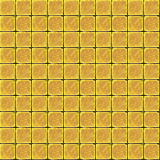

Below is a game level as drawn by its tile map, then a one-line description and the .tmx file that defines it, in full:
An orthogonal 5x5 tile map with 32x32 px tiles, 1 tile layer (Tile Layer 1).

<map version="1.0" orientation="orthogonal" renderorder="left-up" width="5" height="5" tilewidth="32" tileheight="32" nextobjectid="1">
 <tileset firstgid="1" name="rpg_maker_vx_rtp_tileset_by_telles0808" tilewidth="32" tileheight="32" tilecount="2016" columns="32">
  <image source="../Sprites/rpg_maker_vx_rtp_tileset_by_telles0808.png" trans="000000" width="1024" height="2016" />
 </tileset>
 <layer name="Tile Layer 1" width="5" height="5">
  <data encoding="csv">
67,67,67,67,67,
67,67,67,67,67,
67,67,67,67,67,
67,67,67,67,67,
67,67,67,67,67
</data>
 </layer>
</map>
